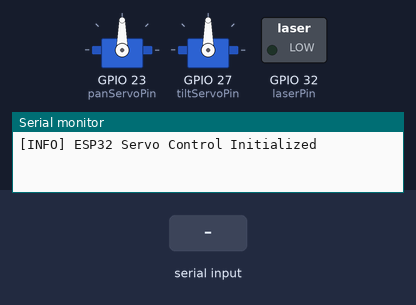
This sketch was run on a simulated ESP32. Shown: 2 × servo, switched loads named in the sketch (green lamp = pin HIGH), the last lines printed to the serial monitor. The inputs (shaded band) are chosen by the test bench.

Above: at 1.2 s.
1.3 s: "pan:\n" received over Serial
At 1.6 s:
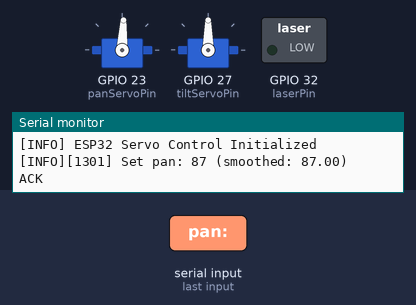
2.8 s: "tilt:\n" received over Serial
At 4.1 s:
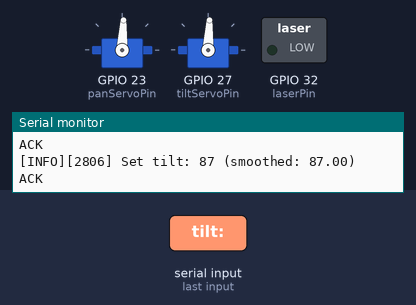
Timing chart, 0 to 5.8 s (numbered marks = the images above; inputs shaded):
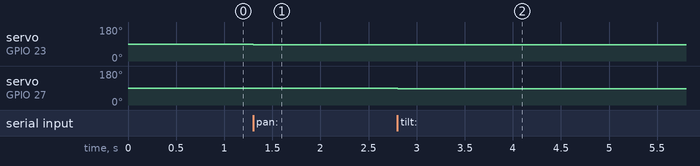

Measured:
- after the input at 1.3 s, servo on GPIO 23 (panServoPin): 90° → 87° at once
- after the input at 2.8 s, servo on GPIO 27 (tiltServoPin): 90° → 87° at once

The sketch:

faceTrackingTurret.ino
```cpp
#include <ESP32Servo.h>

// Servo objects
Servo panServo;   // Pan servo (GPIO 23)
Servo tiltServo;  // Tilt servo (GPIO 27)
const int panServoPin = 23;   // Pin for pan servo
const int tiltServoPin = 27;  // Pin for tilt servo
const int laserPin = 32;      // Pin for laser (GPIO 32)

// Smoothing parameters
const float ALPHA = 0.2;      // EMA smoothing factor (0 < ALPHA < 1, lower = more smoothing)
const float MAX_ANGLE_STEP = 3.0;  // Maximum angle change per update (degrees)
const unsigned long UPDATE_INTERVAL = 100;  // Minimum time between updates (ms)

// Variables for serial communication, smoothing, and laser control
String inputString = "";
bool stringComplete = false;
float currentPanAngle = 90.0;  // Current smoothed pan angle
float currentTiltAngle = 90.0; // Current smoothed tilt angle
int lastPanAngle = 90;         // Last valid pan angle (default 90°)
int lastTiltAngle = 90;        // Last valid tilt angle (default 90°)
unsigned long lastUpdateTime = 0;  // Last servo update time
int deadzoneCount = 0;         // Counter for consecutive deadzone commands
bool laserOn = false;           // Laser state

void setup() {
  // Initialize serial communication at 115200 baud
  Serial.begin(115200);
  while (!Serial) {
    ; // Wait for serial port to connect
  }

  // Initialize laser pin
  pinMode(laserPin, OUTPUT);
  digitalWrite(laserPin, LOW);  // Laser off initially

  // Initialize servos
  ESP32PWM::allocateTimer(0);
  ESP32PWM::allocateTimer(1);
  ESP32PWM::allocateTimer(2);
  ESP32PWM::allocateTimer(3);

  panServo.setPeriodHertz(50);  // Standard 50Hz for servos
  if (!panServo.attach(panServoPin, 1000, 2000)) {
    Serial.println("[ERROR] Failed to attach pan servo on pin 23");
  }

  tiltServo.setPeriodHertz(50);
  if (!tiltServo.attach(tiltServoPin, 1000, 2000)) {
    Serial.println("[ERROR] Failed to attach tilt servo on pin 27");
  }

  // Set initial servo positions to 90 degrees
  panServo.write((int)currentPanAngle);
  tiltServo.write((int)currentTiltAngle);

  // Reserve space for input string to prevent memory issues
  inputString.reserve(50);

  Serial.println("[INFO] ESP32 Servo Control Initialized");
}

void serialEvent() {
  while (Serial.available()) {
    char inChar = (char)Serial.read();
    inputString += inChar;
    if (inChar == '\n') {
      stringComplete = true;
    }
  }
}

void updateServo(Servo &servo, float &currentAngle, float targetAngle, int &lastAngle, int maxAngle) {
  // Apply EMA smoothing
  float smoothedAngle = ALPHA * targetAngle + (1 - ALPHA) * currentAngle;

  // Limit angle change to MAX_ANGLE_STEP
  float delta = smoothedAngle - currentAngle;
  if (abs(delta) > MAX_ANGLE_STEP) {
    delta = (delta > 0) ? MAX_ANGLE_STEP : -MAX_ANGLE_STEP;
  }
  currentAngle += delta;

  // Clamp angle within valid range
  currentAngle = constrain(currentAngle, 0, maxAngle);
  lastAngle = (int)currentAngle;

  // Update servo position
  servo.write(lastAngle);
}

void loop() {
  // Process serial input when a complete string is received and enough time has passed
  unsigned long currentTime = millis();
  if (stringComplete && (currentTime - lastUpdateTime >= UPDATE_INTERVAL)) {
    inputString.trim(); // Remove whitespace, including newline

    // Handle 'deadzone' command
    if (inputString == "deadzone") {
      deadzoneCount++;  // Increment deadzone counter
      panServo.write(lastPanAngle);   // Maintain last pan position
      tiltServo.write(lastTiltAngle); // Maintain last tilt position
      Serial.printf("[INFO][%lu] Deadzone: Servos maintained at pan: %d, tilt: %d, Deadzone count: %d\n",
                    currentTime, lastPanAngle, lastTiltAngle, deadzoneCount);

      // Turn on laser after 3 consecutive deadzone commands
      if (deadzoneCount >= 3 && !laserOn) {
        digitalWrite(laserPin, HIGH);
        laserOn = true;
        Serial.printf("[INFO][%lu] Laser ON\n", currentTime);
      }
      Serial.println("ACK");
    }
    // Handle 'pan:X' command
    else if (inputString.startsWith("pan:")) {
      String angleStr = inputString.substring(4); // Extract number after "pan:"
      int angle = angleStr.toInt();
      // Validate pan angle (0-180 degrees)
      if (angle >= 0 && angle <= 180) {
        updateServo(panServo, currentPanAngle, angle, lastPanAngle, 180);
        Serial.printf("[INFO][%lu] Set pan: %d (smoothed: %.2f)\n", currentTime, lastPanAngle, currentPanAngle);
        // Turn off laser and reset deadzone counter
        if (laserOn) {
          digitalWrite(laserPin, LOW);
          laserOn = false;
          Serial.printf("[INFO][%lu] Laser OFF\n", currentTime);
        }
        deadzoneCount = 0;  // Reset deadzone counter
        Serial.println("ACK");
      } else {
        Serial.printf("[ERROR][%lu] Invalid pan angle: %d, must be 0-180\n", currentTime, angle);
        Serial.println("ERROR");
      }
    }
    // Handle 'tilt:Y' command
    else if (inputString.startsWith("tilt:")) {
      String angleStr = inputString.substring(5); // Extract number after "tilt:"
      int angle = angleStr.toInt();
      // Validate tilt angle (0-170 degrees)
      if (angle >= 0 && angle <= 170) {
        updateServo(tiltServo, currentTiltAngle, angle, lastTiltAngle, 170);
        Serial.printf("[INFO][%lu] Set tilt: %d (smoothed: %.2f)\n", currentTime, lastTiltAngle, currentTiltAngle);
        // Turn off laser and reset deadzone counter
        if (laserOn) {
          digitalWrite(laserPin, LOW);
          laserOn = false;
          Serial.printf("[INFO][%lu] Laser OFF\n", currentTime);
        }
        deadzoneCount = 0;  // Reset deadzone counter
        Serial.println("ACK");
      } else {
        Serial.printf("[ERROR][%lu] Invalid tilt angle: %d, must be 0-170\n", currentTime, angle);
        Serial.println("ERROR");
      }
    }
    // Handle invalid commands
    else {
      Serial.printf("[ERROR][%lu] Invalid command: '%s', expected 'pan:X', 'tilt:Y', or 'deadzone'\n", currentTime, inputString.c_str());
      Serial.println("ERROR");
    }

    // Update last update time
    lastUpdateTime = currentTime;

    // Clear input string and reset flag
    inputString = "";
    stringComplete = false;
  }

  delay(10); // Small delay to prevent CPU overload
}
```
